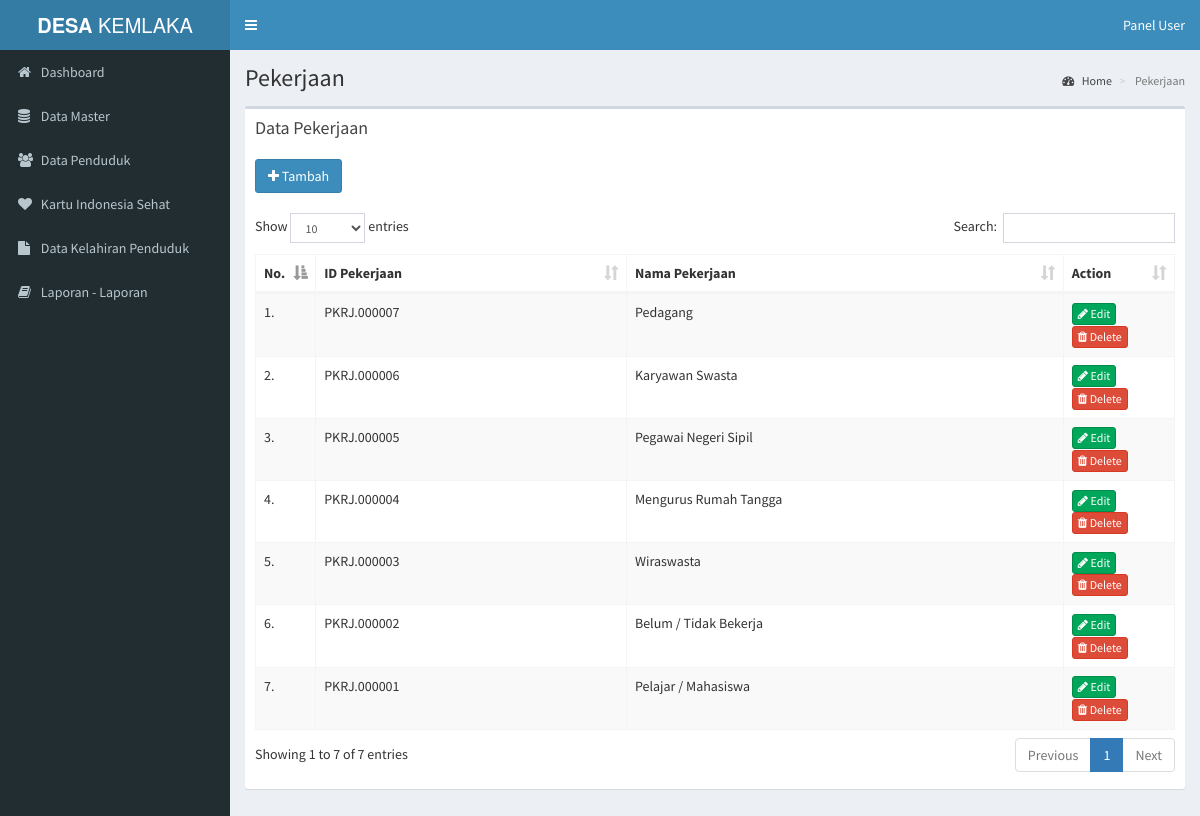
The app's page /pages/media.php?module=Pekerjaan (signed in) with its own data.
### tables this page shows
CREATE TABLE `pekerjaan` (
  `id_pekerjaan` varchar(11) NOT NULL,
  `pekerjaan` varchar(30) NOT NULL
);

### pages/modul/mod_pekerjaan/pekerjaan.php (the view, shortened to what this page needs)
<?php
 if (empty($_SESSION['username']) AND empty($_SESSION['passuser'])){
  echo "<link href='style.css' rel='stylesheet' type='text/css'>
 <center>Untuk mengakses modul, Anda harus login <br>";
  echo "<a href=../../index.php><b>LOGIN</b></a></center>";
}
else{
$aksi="modul/mod_pekerjaan/aksi_pekerjaan.php";
switch($_GET[act]){
  default:
echo "
<div class='box'>
<div class='box-header'>
  <h3 class='box-title'>Data Pekerjaan</h3> <br> <br>
  <a href='?module=Pekerjaan&act=tambahpekerjaan'><button type='button' class='btn btn-round btn-primary'><i class='fa fa-plus'></i> Tambah</button></a>
</div>
<div class='box-body'>
  <table id='example1' class='table table-bordered table-striped'>
    <thead>
    <tr>
      <th>No.</th>
      <th>ID Pekerjaan</th>
      <th>Nama Pekerjaan</th>
      <th width='12%'>Action</th>
    </tr>
    </thead>
    <tbody>";
    $tampil = mysql_query("SELECT * FROM `pekerjaan` ORDER BY id_pekerjaan DESC");
    $no = 1;
    while($r=mysql_fetch_array($tampil)){
    echo"
    <tr>
      <td width='5%'>$no.</td>
      <td>$r[id_pekerjaan]</td>
      <td>$r[pekerjaan]</td>
      <td width='12%'>
        <a href='?module=Pekerjaan&act=editpekerjaan&id=$r[id_pekerjaan]' class='btn btn-success btn-xs'><i class='fa fa-pencil'></i> Edit</a>
        <a href='$aksi?module=Pekerjaan&act=hapus&id=$r[id_pekerjaan]' class='btn btn-danger btn-xs' onClick=\"return confirm('Yakin ingin hapus data ? Data yang dihapus tidak dapat dipulihkan !')\"><i class='fa fa-trash'></i> Delete</a>
      </td>
    </tr>";
    $no++;
    }
    echo"
    </tbody>
  </table>
</div>
</div>
";
break;
}
}
?>

### records on screen
pekerjaan: id_pekerjaan "PKRJ.000007", pekerjaan "Pedagang"
pekerjaan: id_pekerjaan "PKRJ.000006", pekerjaan "Karyawan Swasta"
pekerjaan: id_pekerjaan "PKRJ.000005", pekerjaan "Pegawai Negeri Sipil"
pekerjaan: id_pekerjaan "PKRJ.000004", pekerjaan "Mengurus Rumah Tangga"
pekerjaan: id_pekerjaan "PKRJ.000003", pekerjaan "Wiraswasta"
pekerjaan: id_pekerjaan "PKRJ.000002", pekerjaan "Belum / Tidak Bekerja"
pekerjaan: id_pekerjaan "PKRJ.000001", pekerjaan "Pelajar / Mahasiswa"

### other values on screen
$_GET[module] "Pekerjaan"
